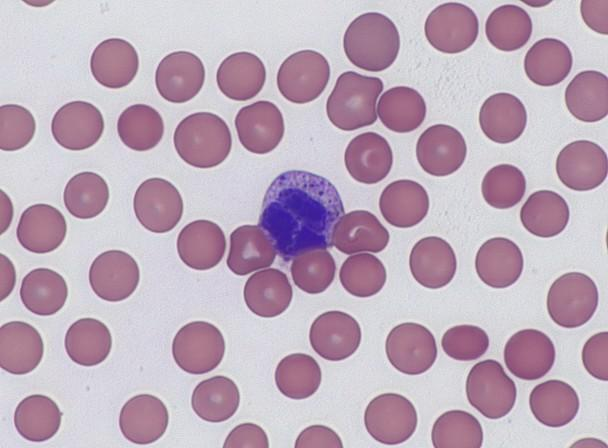
#> input picture data/images/hematology-baso1.jpg, 608 x 448 px
$ jupyter execute --allow-errors 03-segmentation-EX.ipynb   (shell and % lines are left out)
#> lines starting #> are read from the running program, lines starting #| are printed output that depends on the picture
# **Image segmentation – Basics**

<div style="color:#777777;margin-top: -15px;">
<b>Author</b>: Norman Juchler |
<b>Course</b>: MSLS CO4 |
<b>Version</b>: v1.2 <br><br>
<!-- Date: 16.04.2025 -->
<!-- Comments: Text refactored -->
</div>

In this notebook on segmentation, we will explore different approaches to segment hematological images. As a first step, we will attempt to segment the cells using simple thresholding techniques.

Several of the concepts discussed here are also covered in this insightful tutorial for the ImageJ/Fiji plugin [MorphoLibJ](https://imagej.net/plugins/morpholibj), which you may find helpful for further reference.

---

## **Preparations**

Let's begin with the usual preparatory steps...

[cell 1]
import numpy as np
import matplotlib.pyplot as plt
import cv2 as cv
import PIL
from pathlib import Path

# Jupyter / IPython configuration:
# Automatically reload modules when modified

# Enable vectorized output (for nicer plots)

# Inline backend configuration

# Enable this line if you want to use the interactive widgets
# It requires the ipympl package to be installed.
#%matplotlib widget

import sys
sys.path.insert(0, "../")
#> (the rest of this cell did not finish here and is left out)

We will use the same images that were used in the previous notebook on preprocessing:

[cell 2]
# Read in the data
img1 = cv.imread("../data/images/hematology-baso1.jpg", cv.IMREAD_COLOR)
#> img1 is the input picture: shape (448, 608, 3); mean B, G, R 186.6, 170.5, 189.9
img2 = cv.imread("../data/images/hematology-baso2.jpg", cv.IMREAD_COLOR)
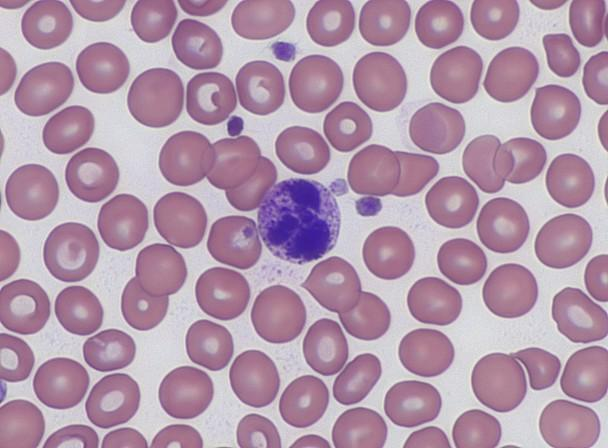
#> input picture data/images/hematology-baso2.jpg, 608 x 448 px
#> img2 is the input picture: shape (448, 608, 3); mean B, G, R 171.2, 150.8, 178.2
img3 = cv.imread("../data/images/hematology-blast1.jpg", cv.IMREAD_COLOR)
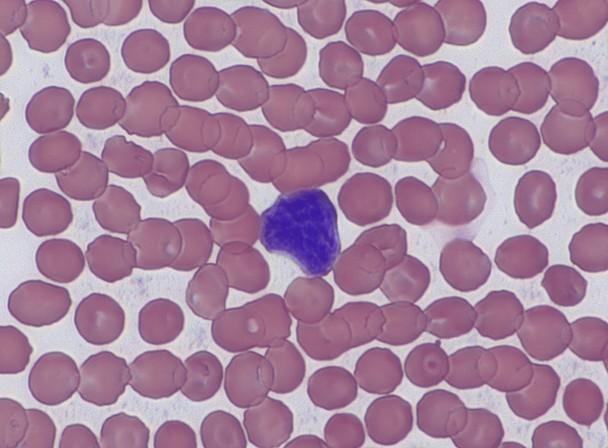
#> input picture data/images/hematology-blast1.jpg, 608 x 448 px
#> img3 is the input picture: shape (448, 608, 3); mean B, G, R 156.8, 131.7, 166.7

img1 = cv.cvtColor(img1, cv.COLOR_BGR2RGB)
img2 = cv.cvtColor(img2, cv.COLOR_BGR2RGB)
img3 = cv.cvtColor(img3, cv.COLOR_BGR2RGB)

#> (the rest of this cell did not finish here and is left out)

---

## **Method 1: Thresholding**

We can segment images using basic thresholding techniques. In this example, we explore several thresholding methods available in OpenCV:

- **Simple thresholding**: Use [`cv.threshold()`](https://docs.opencv.org/4.x/d7/d1b/group__imgproc__misc.html#gae8a4a146d1ca78c626a53577199e9c57)
  (with flags `cv.THRESH_BINARY` or `cv.THRESH_BINARY_INV`)
- **Adaptive thresholding**: Use [`cv.adaptiveThreshold()`](https://docs.opencv.org/4.x/d7/d1b/group__imgproc__misc.html#ga72b913f352e4a1b1b397736707afcde3)
- **Otsu's thresholding** : Use [`cv.threshold()`](https://docs.opencv.org/4.x/d7/d1b/group__imgproc__misc.html#gae8a4a146d1ca78c626a53577199e9c57)
  (with flags `cv.THRESH_BINARY + cv.THRESH_OTSU`)

Thresholding segments pixels into foreground and background based on their intensity values, making it a form of *binary* segmentation*. The algorithm compares pixel intensities to a threshold value: Pixel values larger than the threshold are classified as *foreground*, pixels smaller or equal than the threshold are *background*.

The threshold can be manually defined or automatically determined (e.g., by Otsu’s method).

As preparation, please review the following OpenCV documentation on thresholding methods:
[https://docs.opencv.org/4.x/d7/d4d/tutorial_py_thresholding.html](https://docs.opencv.org/4.x/d7/d4d/tutorial_py_thresholding.html)

[cell 3]
######################
###    EXCERISE    ###
######################

# Choose here the image to work with
img = img1

# 1) Summarize the three different thresholding techniques in own words. Which methods
#    use a global threshold, which ones apply a local threshold?

# 2) Develop a strategy to segment the white blood cells (purple), the red blood cells
# (red) and the background (white/gray). You may want to exploit the fact that we have
# colors to work with:
#> (the rest of this cell did not finish here and is left out)

---

## **Method 2: Color clustering**

Instead of segmenting the image into foreground and background, we can attempt to classify different regions based on color similarity. A common approach for this is the [K-means clustering](https://en.wikipedia.org/wiki/K-means_clustering) algorithm. K-means classifies pixels into a predefined number of clusters based on their color values. Similarity is typically measured using a (Euclidean or non-Euclidean) distance between pixel values. The algorithm operates iteratively:

1. Assign each pixel to the nearest cluster center.
2. Update each cluster center as the mean of the pixels assigned to it.
3. Repeat until the cluster centers converge.

Here is a helpful [visualization](https://www.naftaliharris.com/blog/visualizing-k-means-clustering/) of how K-means clustering works.

**Preparation:** Before you begin, check out these two tutorials:
- Jason Brownlee (Machine Learning Mastery) on [color quantization with K-means](https://machinelearningmastery.com/k-means-clustering-in-opencv-and-application-for-color-quantization/)
- Shubhang Agrawal on [image segmentation using K-means clustering](https://medium.com/swlh/image-segmentation-using-k-means-clustering-46a60488ae71). (The tutorial has a few flaws, please excuse).

<!--
Resources:
# Nice way of depicting the bars
https://pyimagesearch.com/2014/05/26/opencv-python-k-means-color-clustering/
# OpenCV
https://docs.opencv.org/3.4/d1/d5c/tutorial_py_kmeans_opencv.html
# Machine Learning Mastery
https://machinelearningmastery.com/k-means-clustering-in-opencv-and-application-for-color-quantization/
# Watershed
https://docs.opencv.org/4.x/d3/db4/tutorial_py_watershed.html
# Segmentation with Skimage
https://github.com/ipython-books/cookbook-2nd-code/blob/master/chapter11_image/03_segmentation.ipynb
# Combination between thresholding and color clustering
https://towardsdatascience.com/image-color-segmentation-by-k-means-clustering-algorithm-5792e563f26e
-->

[cell 4]
######################
###    EXCERISE    ###
######################

# Choose here the image to work with
img = img1

# 1) Reshape the color pixels into a Mx3 matrix (M: number of pixels)
#    and convert the data type to float32.
data = img.reshape(-1, 3).astype(np.float32)

# 2) Apply the K-means algorithm to the data. Use the cv.kmeans function.
#    Choose the number of clusters K=3.
criteria = (cv.TERM_CRITERIA_EPS + cv.TERM_CRITERIA_MAX_ITER, 10, 1.0)
K = 3
ret, label, centers = cv.kmeans(data, K, None, criteria, 10, cv.KMEANS_RANDOM_CENTERS)
#> ret = 79257788.9; centers = [[215.3, 212.9, 219.8], [161.6, 117.4, 142.6], [130.6, 89.21, 130.7]]
# label contains the cluster index for each pixel
# centers contains the cluster centers (colors!)

# 3) Reshape and convert the data back to uint8
img_seg = ...

# 4) Visualize the segmented image
#> (the rest of this cell did not finish here and is left out)
